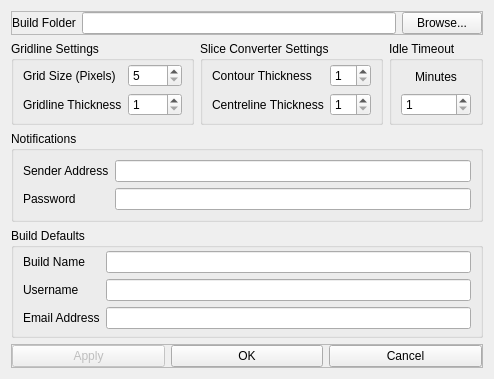
<?xml version="1.0" encoding="UTF-8"?>
<ui version="4.0">
 <class>dialogPreferences</class>
 <widget class="QDialog" name="dialogPreferences">
  <property name="geometry">
   <rect>
    <x>0</x>
    <y>0</y>
    <width>428</width>
    <height>337</height>
   </rect>
  </property>
  <property name="windowTitle">
   <string>Preferences</string>
  </property>
  <layout class="QGridLayout" name="gridLayout">
   <item row="7" column="0" colspan="4">
    <widget class="QFrame" name="frameButtons">
     <property name="sizePolicy">
      <sizepolicy hsizetype="Preferred" vsizetype="Fixed">
       <horstretch>0</horstretch>
       <verstretch>0</verstretch>
      </sizepolicy>
     </property>
     <property name="frameShape">
      <enum>QFrame::StyledPanel</enum>
     </property>
     <property name="frameShadow">
      <enum>QFrame::Raised</enum>
     </property>
     <layout class="QHBoxLayout" name="horizontalLayout_2">
      <property name="leftMargin">
       <number>0</number>
      </property>
      <property name="topMargin">
       <number>0</number>
      </property>
      <property name="rightMargin">
       <number>0</number>
      </property>
      <property name="bottomMargin">
       <number>0</number>
      </property>
      <item>
       <widget class="QPushButton" name="pushApply">
        <property name="enabled">
         <bool>false</bool>
        </property>
        <property name="text">
         <string>Apply</string>
        </property>
       </widget>
      </item>
      <item>
       <widget class="QPushButton" name="pushOK">
        <property name="text">
         <string>OK</string>
        </property>
       </widget>
      </item>
      <item>
       <widget class="QPushButton" name="pushCancel">
        <property name="text">
         <string>Cancel</string>
        </property>
       </widget>
      </item>
     </layout>
    </widget>
   </item>
   <item row="3" column="0">
    <widget class="QGroupBox" name="groupGridline">
     <property name="title">
      <string>Gridline Settings</string>
     </property>
     <layout class="QGridLayout" name="gridLayout_2">
      <property name="leftMargin">
       <number>9</number>
      </property>
      <property name="topMargin">
       <number>3</number>
      </property>
      <property name="rightMargin">
       <number>9</number>
      </property>
      <property name="bottomMargin">
       <number>6</number>
      </property>
      <item row="1" column="1">
       <widget class="QSpinBox" name="spinThickness">
        <property name="toolTip">
         <string>1 - 10</string>
        </property>
        <property name="minimum">
         <number>1</number>
        </property>
        <property name="maximum">
         <number>10</number>
        </property>
       </widget>
      </item>
      <item row="0" column="0">
       <widget class="QLabel" name="labelSize">
        <property name="font">
         <font>
          <weight>50</weight>
          <bold>false</bold>
         </font>
        </property>
        <property name="text">
         <string>Grid Size (Pixels)</string>
        </property>
       </widget>
      </item>
      <item row="1" column="0">
       <widget class="QLabel" name="labelThickness">
        <property name="font">
         <font>
          <weight>50</weight>
          <bold>false</bold>
         </font>
        </property>
        <property name="text">
         <string>Gridline Thickness</string>
        </property>
       </widget>
      </item>
      <item row="0" column="1">
       <widget class="QSpinBox" name="spinSize">
        <property name="toolTip">
         <string>5 - 1205</string>
        </property>
        <property name="minimum">
         <number>5</number>
        </property>
        <property name="maximum">
         <number>1205</number>
        </property>
        <property name="singleStep">
         <number>5</number>
        </property>
       </widget>
      </item>
     </layout>
    </widget>
   </item>
   <item row="3" column="3">
    <widget class="QGroupBox" name="groupIdleTimeout">
     <property name="title">
      <string>Idle Timeout</string>
     </property>
     <layout class="QVBoxLayout" name="verticalLayout">
      <property name="spacing">
       <number>3</number>
      </property>
      <property name="topMargin">
       <number>3</number>
      </property>
      <property name="bottomMargin">
       <number>6</number>
      </property>
      <item>
       <widget class="QLabel" name="labelMinutes">
        <property name="text">
         <string>Minutes</string>
        </property>
        <property name="alignment">
         <set>Qt::AlignCenter</set>
        </property>
       </widget>
      </item>
      <item>
       <widget class="QSpinBox" name="spinIdleTimeout">
        <property name="toolTip">
         <string>1 - 60</string>
        </property>
        <property name="minimum">
         <number>1</number>
        </property>
        <property name="maximum">
         <number>60</number>
        </property>
       </widget>
      </item>
     </layout>
    </widget>
   </item>
   <item row="3" column="1" colspan="2">
    <widget class="QGroupBox" name="groupSliceConverter">
     <property name="title">
      <string>Slice Converter Settings</string>
     </property>
     <layout class="QGridLayout" name="gridLayout_4">
      <property name="topMargin">
       <number>3</number>
      </property>
      <property name="bottomMargin">
       <number>6</number>
      </property>
      <item row="1" column="1">
       <widget class="QLabel" name="labelCentrelineT">
        <property name="text">
         <string>Centreline Thickness</string>
        </property>
       </widget>
      </item>
      <item row="0" column="1">
       <widget class="QLabel" name="labelContourT">
        <property name="text">
         <string>Contour Thickness</string>
        </property>
       </widget>
      </item>
      <item row="0" column="2">
       <widget class="QSpinBox" name="spinContourT">
        <property name="toolTip">
         <string>1 - 25</string>
        </property>
        <property name="minimum">
         <number>1</number>
        </property>
        <property name="maximum">
         <number>25</number>
        </property>
       </widget>
      </item>
      <item row="1" column="2">
       <widget class="QSpinBox" name="spinCentrelineT">
        <property name="toolTip">
         <string>1 - 25</string>
        </property>
        <property name="minimum">
         <number>1</number>
        </property>
        <property name="maximum">
         <number>25</number>
        </property>
       </widget>
      </item>
     </layout>
    </widget>
   </item>
   <item row="5" column="0" colspan="4">
    <widget class="QGroupBox" name="groupBuildDefaults">
     <property name="title">
      <string>Build Defaults</string>
     </property>
     <layout class="QGridLayout" name="gridLayout_3">
      <property name="topMargin">
       <number>3</number>
      </property>
      <property name="bottomMargin">
       <number>6</number>
      </property>
      <item row="1" column="1">
       <widget class="QLineEdit" name="lineBuildName">
        <property name="clearButtonEnabled">
         <bool>true</bool>
        </property>
       </widget>
      </item>
      <item row="1" column="0">
       <widget class="QLabel" name="labelBuildName">
        <property name="text">
         <string>Build Name</string>
        </property>
       </widget>
      </item>
      <item row="2" column="0">
       <widget class="QLabel" name="labelUsername">
        <property name="text">
         <string>Username</string>
        </property>
       </widget>
      </item>
      <item row="3" column="0">
       <widget class="QLabel" name="labelEmailAddress">
        <property name="text">
         <string>Email Address</string>
        </property>
       </widget>
      </item>
      <item row="3" column="1">
       <widget class="QLineEdit" name="lineEmailAddress">
        <property name="clearButtonEnabled">
         <bool>true</bool>
        </property>
       </widget>
      </item>
      <item row="2" column="1">
       <widget class="QLineEdit" name="lineUsername">
        <property name="clearButtonEnabled">
         <bool>true</bool>
        </property>
       </widget>
      </item>
     </layout>
    </widget>
   </item>
   <item row="0" column="0" colspan="4">
    <widget class="QFrame" name="frameBuildInfo">
     <property name="frameShape">
      <enum>QFrame::StyledPanel</enum>
     </property>
     <property name="frameShadow">
      <enum>QFrame::Raised</enum>
     </property>
     <layout class="QHBoxLayout" name="horizontalLayout">
      <property name="leftMargin">
       <number>0</number>
      </property>
      <property name="topMargin">
       <number>0</number>
      </property>
      <property name="rightMargin">
       <number>0</number>
      </property>
      <property name="bottomMargin">
       <number>0</number>
      </property>
      <item>
       <widget class="QLabel" name="labelBuildFolder">
        <property name="text">
         <string>Build Folder</string>
        </property>
       </widget>
      </item>
      <item>
       <widget class="QLineEdit" name="lineBuildFolder">
        <property name="readOnly">
         <bool>true</bool>
        </property>
       </widget>
      </item>
      <item>
       <widget class="QPushButton" name="pushBrowseBF">
        <property name="text">
         <string>Browse...</string>
        </property>
       </widget>
      </item>
     </layout>
    </widget>
   </item>
   <item row="4" column="0" colspan="4">
    <widget class="QGroupBox" name="groupBox">
     <property name="title">
      <string>Notifications</string>
     </property>
     <layout class="QGridLayout" name="gridLayout_5">
      <item row="0" column="0">
       <widget class="QLabel" name="labelSenderAddress">
        <property name="text">
         <string>Sender Address</string>
        </property>
       </widget>
      </item>
      <item row="0" column="1">
       <widget class="QLineEdit" name="lineSenderAddress">
        <property name="clearButtonEnabled">
         <bool>true</bool>
        </property>
       </widget>
      </item>
      <item row="1" column="0">
       <widget class="QLabel" name="labelPassword">
        <property name="text">
         <string>Password</string>
        </property>
       </widget>
      </item>
      <item row="1" column="1">
       <widget class="QLineEdit" name="linePassword">
        <property name="clearButtonEnabled">
         <bool>true</bool>
        </property>
       </widget>
      </item>
     </layout>
    </widget>
   </item>
  </layout>
 </widget>
 <tabstops>
  <tabstop>lineBuildFolder</tabstop>
  <tabstop>pushBrowseBF</tabstop>
  <tabstop>spinSize</tabstop>
  <tabstop>spinThickness</tabstop>
  <tabstop>spinContourT</tabstop>
  <tabstop>spinCentrelineT</tabstop>
  <tabstop>spinIdleTimeout</tabstop>
  <tabstop>lineBuildName</tabstop>
  <tabstop>lineUsername</tabstop>
  <tabstop>lineEmailAddress</tabstop>
  <tabstop>pushApply</tabstop>
  <tabstop>pushOK</tabstop>
  <tabstop>pushCancel</tabstop>
 </tabstops>
 <resources/>
 <connections>
  <connection>
   <sender>pushCancel</sender>
   <signal>clicked()</signal>
   <receiver>dialogPreferences</receiver>
   <slot>close()</slot>
   <hints>
    <hint type="sourcelabel">
     <x>188</x>
     <y>130</y>
    </hint>
    <hint type="destinationlabel">
     <x>127</x>
     <y>75</y>
    </hint>
   </hints>
  </connection>
  <connection>
   <sender>pushOK</sender>
   <signal>clicked()</signal>
   <receiver>dialogPreferences</receiver>
   <slot>accept()</slot>
   <hints>
    <hint type="sourcelabel">
     <x>128</x>
     <y>265</y>
    </hint>
    <hint type="destinationlabel">
     <x>128</x>
     <y>143</y>
    </hint>
   </hints>
  </connection>
 </connections>
</ui>
